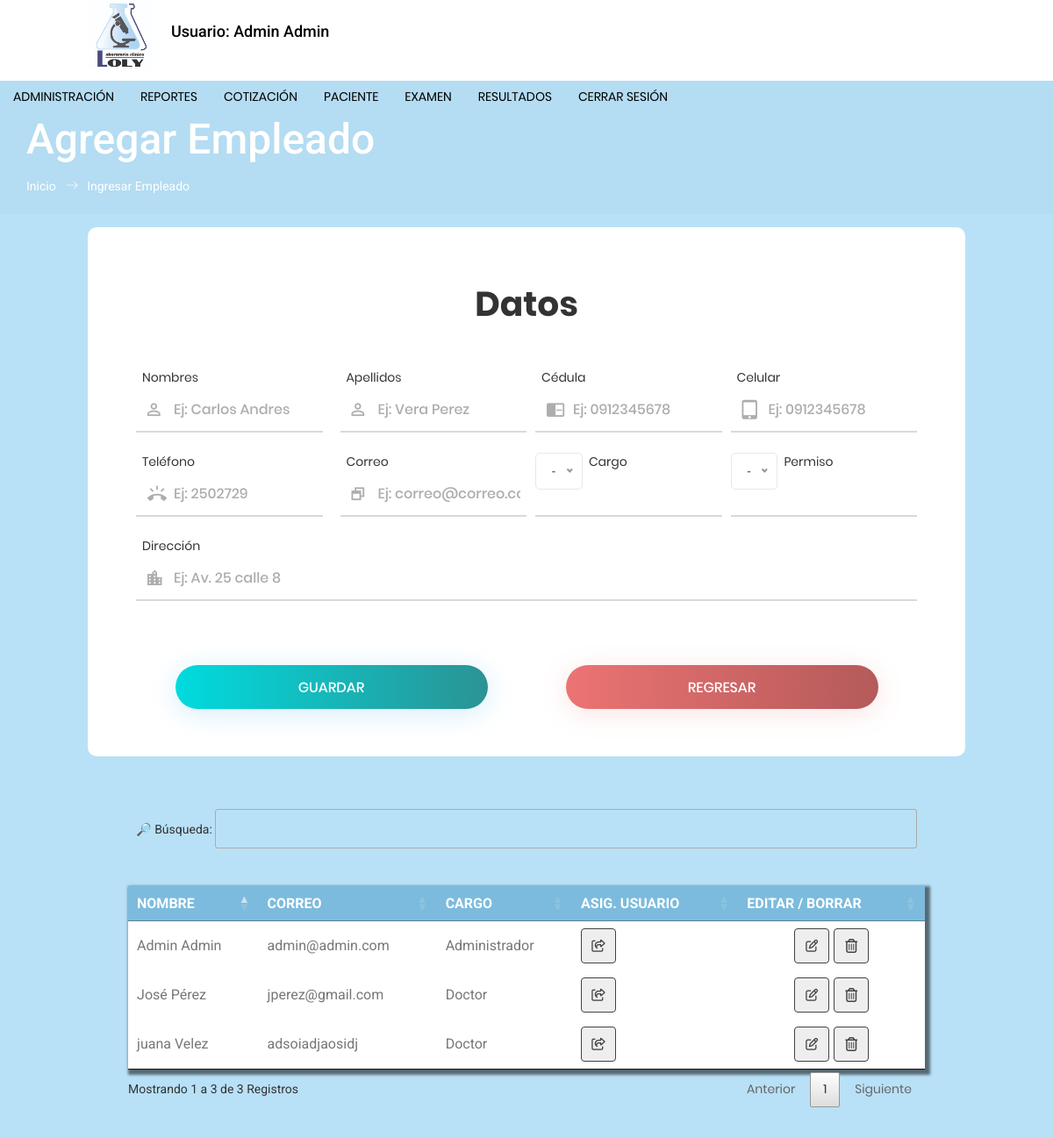
Page /forms/ingresar_empleado.php (signed in) on the earlier database version.
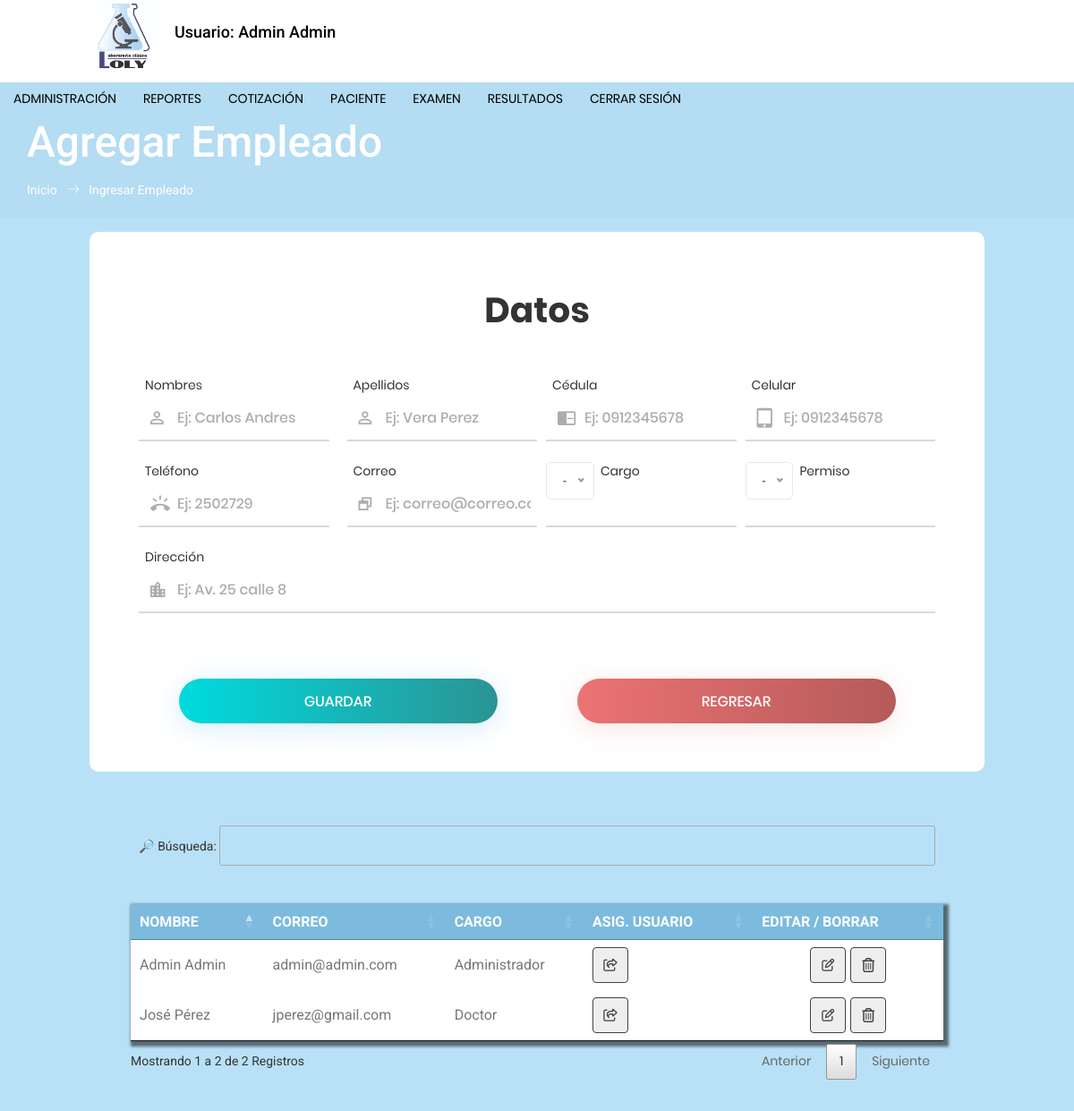
Same page on the later database version.
### tables this page shows
CREATE TABLE `empleado` (
  `id_empleado` int(11) NOT NULL AUTO_INCREMENT,
  `fecha_ingreso` date NOT NULL,
  `fecha_modificacion` date NOT NULL,
  `nombres` varchar(250) NOT NULL,
  `apellidos` varchar(250) NOT NULL,
  `cedula` varchar(30) NOT NULL,
  `telefono` varchar(30) NOT NULL,
  `celular` varchar(30) NOT NULL,
  `correo` varchar(250) NOT NULL,
  `direccion` varchar(300) NOT NULL,
  `id_rol` int(11) NOT NULL,
  `id_perfil` int(11) NOT NULL,
  `id_estado` int(11) NOT NULL,
  PRIMARY KEY (`id_empleado`),
  KEY `id_rol` (`id_rol`),
  KEY `id_perfil` (`id_perfil`),
  KEY `id_estado` (`id_estado`)
);

CREATE TABLE `rol` (
  `id_rol` int(11) NOT NULL AUTO_INCREMENT,
  `nombre_rol` varchar(250) NOT NULL,
  PRIMARY KEY (`id_rol`)
);

### forms/ingresar_empleado.php (the view, shortened to what this page needs)
<?php include("cabecera.php"); ?>
<?php include("menu2.php"); ?>
<?php  if ($perfil == 1){ ?>
  <section class="banner_area">
    <div class="banner_inner d-flex align-items-center">
      <div class="container">
        <div class="banner_content text-left">
          <h2>Agregar Empleado</h2>
          <div class="page_link">
            <a href="inicio.php">Inicio</a>
            <a href="ingresar_empleado.php">Ingresar Empleado</a>
          </div>
        </div>
      </div>
    </div>
  </section>
  <div class="container-login100" style="background: #B8E1F7;">
      <div class="wrap-login1000 p-l-55 p-r-55 p-t-65 p-b-54 m-b-50">
        <form class="login100-form validate-form" method="post" action="app/guardarEmpleado.php" name="formix" id="formix">
          <span class="login100-form-title p-b-49">
            Datos
          </span>
          <div class="parados">
            <div class="wrap-input100 validate-input m-b-23 m-r-10" data-validate = "Nombre es requerido">
              <span class="label-input100">Nombres</span>
              <input class="input100" type="text" name="nombres" id="nombres" required onkeypress="return soloLetras(event)" placeholder="Ej: Carlos Andres">
              <span class="focus-input100" data-symbol="&#xf206;"></span>
            </div>
            <div class="wrap-input100 validate-input m-b-23 m-l-10" data-validate = "Nombre es requerido">
              <span class="label-input100">Apellidos</span>
              <input class="input100" type="text" name="apellidos" id="apellidos" required onkeypress="return soloLetras(event)" placeholder="Ej: Vera Perez">
              <span class="focus-input100" data-symbol="&#xf206;"></span>
            </div>
            <div class="wrap-input100 validate-input m-b-23 m-l-10" data-validate = "Nombre es requerido">
              <span class="label-input100">Cédula</span>
              <input class="input100" type="text" name="cedula" id="cedula" placeholder="Ej: 0912345678" maxlength="10" onkeypress="return valida(event)" onchange="validarCedula()" required>
              <span class="focus-input100" data-symbol="&#xf2c3;"></span>
            </div>
            <div class="wrap-input100 validate-input m-b-23 m-l-10" data-validate = "Nombre es requerido">
              <span class="label-input100">Celular</span>
              <input class="input100" type="text" name="celular" id="celular" placeholder="Ej: 0912345678" maxlength="10" onkeypress="return valida(event)" required>
              <span class="focus-input100" data-symbol="&#xf2d7;"></span>
            </div>
          </div>
          <div class="parados">
            <div class="wrap-input100 validate-input m-b-23 m-r-10" data-validate = "Nombre es requerido">
              <span class="label-input100">Teléfono</span>
              <input class="input100" type="text" name="telefono" id="telefono" placeholder="Ej: 2502729" maxlength="10" onkeypress="return valida(event)" required>
              <span class="focus-input100" data-symbol="&#xf2bb;"></span>
            </div>
            <div class="wrap-input100 validate-input m-b-23 m-l-10" data-validate = "Nombre es requerido">
              <span class="label-input100">Correo</span>
              <input class="input100" type="text" name="correo" id="correo" placeholder="Ej: correo@correo.com" onchange="validarcorreo()" required>
              <span class="focus-input100" data-symbol="&#xf1ec;"></span>
            </div>
            <div class="wrap-input100 m-b-23 m-l-10">
              <span class="label-input100">Cargo</span>
            </div>
            <div class="wrap-input100 m-b-23 m-l-10">
              <span class="label-input100">Permiso</span>
            </div>
          </div>
          <div class="wrap-input100 validate-input m-b-25 m-r-10" data-validate = "Nombre es requerido">
            <span class="label-input100">Dirección</span>
            <input class="input100" type="text" name="direccion" id="direccion" required placeholder="Ej: Av. 25 calle 8">
            <span class="focus-input100" data-symbol="&#xf133;"></span>
          </div>
          <br><br>
          <div class="container-login100-form-btn">
            <div class="wrap-login40-form-btn-aceptar">
              <div class="login100-form-bgbtn-aceptar"></div>
              <input class="login100-form-btn-aceptar" type="button" value="Guardar" onclick="pregunta()">
            </div>
            <div class="wrap-login40-form-btn-cancelar">
              <div class="login100-form-bgbtn-cancelar"></div>
              <a href="inicio.php" class="txt2">
              <button type="button" name="botones" id="botones" class="login100-form-btn-cancelar">
                Regresar
              </button>
              </a>
            </div>
          </div>
        </form>
      </div>
      <div class="table-responsive">
              <div class="cont_tabla">
                <table class="tabla" >
                    <thead>
                      <tr>
                        <th>NOMBRE</th>
                        <th>CORREO</th>
                        <th>CARGO</th>
                        <th>ASIG. USUARIO</th>
                        <th>EDITAR / BORRAR</th>
                      </tr>
                    </thead>
                    <tr>
                    <?php
                      $consulta=mysqli_query($con,"SELECT * from empleado E inner join rol R on E.id_rol=R.id_rol WHERE id_estado='1'");
                      while($row=mysqli_fetch_array($consulta)){
                    ?>
                      <td><?php echo $row['nombres']." ".$row['apellidos']; ?> </td>
                      <td><?php echo $row['correo']; ?> </td>
                      <td><?php echo $row['nombre_rol']; ?> </td>
                      <td> <a href="asignar_usuario.php?ide=<?php echo $row['id_empleado'] ?>"><button type="button" title="Asignar Usuario" class="modificar" name="button"><i class="far fa-share-square"></i></button></a> </td>
                      <td>
                          <div class="cont_tbn_tb">
                            <a href="editar_empleado.php?ide=<?php echo $row['id_empleado']; ?>">
                              <button type="button" title="Modificar" class="modificar" name="button"><i class="far fa-edit"> </i></button>
                            </a>
                            <button type="button" class="eliminar m-l-5" title="Eliminar" id="<?php echo $row['id_empleado'] ?>" name="button" id="elim"><i class="far fa-trash-alt" id="<?php echo $row['id_empleado'] ?>"> </i>
                            </button>
                          </div>
                      </td>
                    </tr>
                    <?php } ?>
                </table>
              </div>
          </div>
    </div>
</body>
</html>
<?php  } else {
  header("Location:inicio.php");
} ?>

### forms/cabecera.php (shortened to what this page needs)
<?php
	if (isset($_SESSION['ID_usu'])){
		$nombre= $_SESSION['NU'];
	}else{
		header("Location:../index.php");
	}
?>
<html lang="en">
<head>
	<link rel="stylesheet" href="https://use.fontawesome.com/releases/v5.1.0/css/all.css">
	<link rel="stylesheet" type="text/css" href="vendor/bootstrap/css/bootstrap.min.css">
	<link rel="stylesheet" type="text/css" href="fonts/font-awesome-4.7.0/css/font-awesome.min.css">
	<link rel="stylesheet" type="text/css" href="fonts/iconic/css/material-design-iconic-font.min.css">
	<link rel="stylesheet" type="text/css" href="vendor/animate/animate.css">
	<link rel="stylesheet" type="text/css" href="vendor/css-hamburgers/hamburgers.min.css">
	<link rel="stylesheet" type="text/css" href="vendor/animsition/css/animsition.min.css">
	<link rel="stylesheet" type="text/css" href="vendor/select2/select2.min.css">
	<link rel="stylesheet" type="text/css" href="vendor/daterangepicker/daterangepicker.css">
	<link rel="stylesheet" type="text/css" href="css/util.css">
	<link rel="stylesheet" type="text/css" href="css/main.css">
	<link rel="stylesheet" type="text/css" href="css/ingreso_resultados.css">
	<link rel="stylesheet" href="../css/bootstrap.css">
	<link rel="stylesheet" href="../vendors/linericon/style.css">
	<link rel="stylesheet" href="../css/font-awesome.min.css">
	<link rel="stylesheet" href="../vendors/owl-carousel/owl.carousel.min.css">
	<link rel="stylesheet" href="../vendors/lightbox/simpleLightbox.css">
	<link rel="stylesheet" href="../vendors/nice-select/css/nice-select.css">
	<link rel="stylesheet" href="../vendors/animate-css/animate.css">
	<link rel="stylesheet" href="../vendors/jquery-ui/jquery-ui.css">
	<link rel="stylesheet" href="../css/style.css">
	<link rel="stylesheet" href="../css/responsive.css">
    <link rel="stylesheet" href="../../css/responsive-tables.css">
    <link  href="//cdn.datatables.net/1.10.20/css/jquery.dataTables.min.css" rel="stylesheet">
    <link href="//maxcdn.bootstrapcdn.com/font-awesome/4.1.0/css/font-awesome.min.css" rel="stylesheet">
    <link rel="stylesheet" href="css/jquery.dataTables.min.css">
	<link rel="stylesheet" type="text/css" href="css/sweetalert2.min.css">
</head>

### forms/menu2.php (shortened to what this page needs)
<?php
$perfil = $_SESSION['ID_perfil'];
?>
<link rel="stylesheet" href="estilos.css">
    <nav class="menu">
    <div class="mlogo">
      <a href="inicio.php"><img src="../img/labo.png"  width="75" height="80" alt="" style="margin-right: 20px;"></a> <h4> Usuario: <?php echo $nombre; ?> </h4>
    </div>
    <ul class="nav" id="nav">
<?php  if ($perfil == 1){ ?>
                  <li class="" >
                    <a href="#" >ADMINISTRACIÓN</a>
                  </li>
<?php } ?>
<?php  if ($perfil == 1 || $perfil >=2){ ?>
                  <li >
                    <a href="#" >REPORTES</a>
                  </li>
                  <li>
                    <a href="cotizacion.php" >COTIZACIÓN</a>
                  </li>
                  <li>
                    <a href="#" >PACIENTE</a>
                  </li>
                  <li class="nav-item submenu dropdown">
                    <a href="#" >EXAMEN</a>
                  </li>
<?php  } ?>
<?php  if ($perfil == 1 || $perfil == 2){ ?>
                  <li class="nav-item submenu dropdown">
                    <a href="#" >RESULTADOS</a>
                  </li>
<?php  } ?>
                  <li >
                    <a  href="app/cerrarsesion.php">CERRAR SESIÓN</a>
                  </li>
    </ul>
</nav>

### css/responsive-tables.css (style rules this page uses)
table th { font-weight: bold; }
table td, table th { padding: 9px 10px; text-align: left; }

### forms/estilos.css (style rules this page uses)
.menu { margin: auto; width:100%; font-family:serif; height: 150px; padding-top: 10px; display: flex; flex-wrap:wrap; justify-content: space-between; background-color: #fff; z-index: 50; color: #000; position: fixed; }
ul, ol { list-style: none; }
.mlogo { width: 35%; padding: 0; margin: 0; margin-top: -10px; padding-left: 100px; margin-bottom: -6px; display:flex; align-items: center; }
.nav { margin-right: 50px; }
.nav li a { text-decoration: none; color: #000; padding: 10px 15px; display: block; }
.nav > li { float: left; }

### forms/menu2.php (style rules this page uses)
.menu { height: 92px; }
.nav { padding-top: 15px; }
.mlogo { margin-top:; -5px; }

Differences in the rows shown:
removed empleado: nombres "juana", apellidos "Velez", correo "adsoiadjaosidj", id_rol.nombre_rol "Doctor"
Other differences:
text written by a page script: "🔎 Búsqueda: Mostrando 1 a 3 de 3 Registros Anterior 1 Siguiente" → "🔎 Búsqueda: Mostrando 1 a 2 de 2 Registros Anterior 1 Siguiente"
